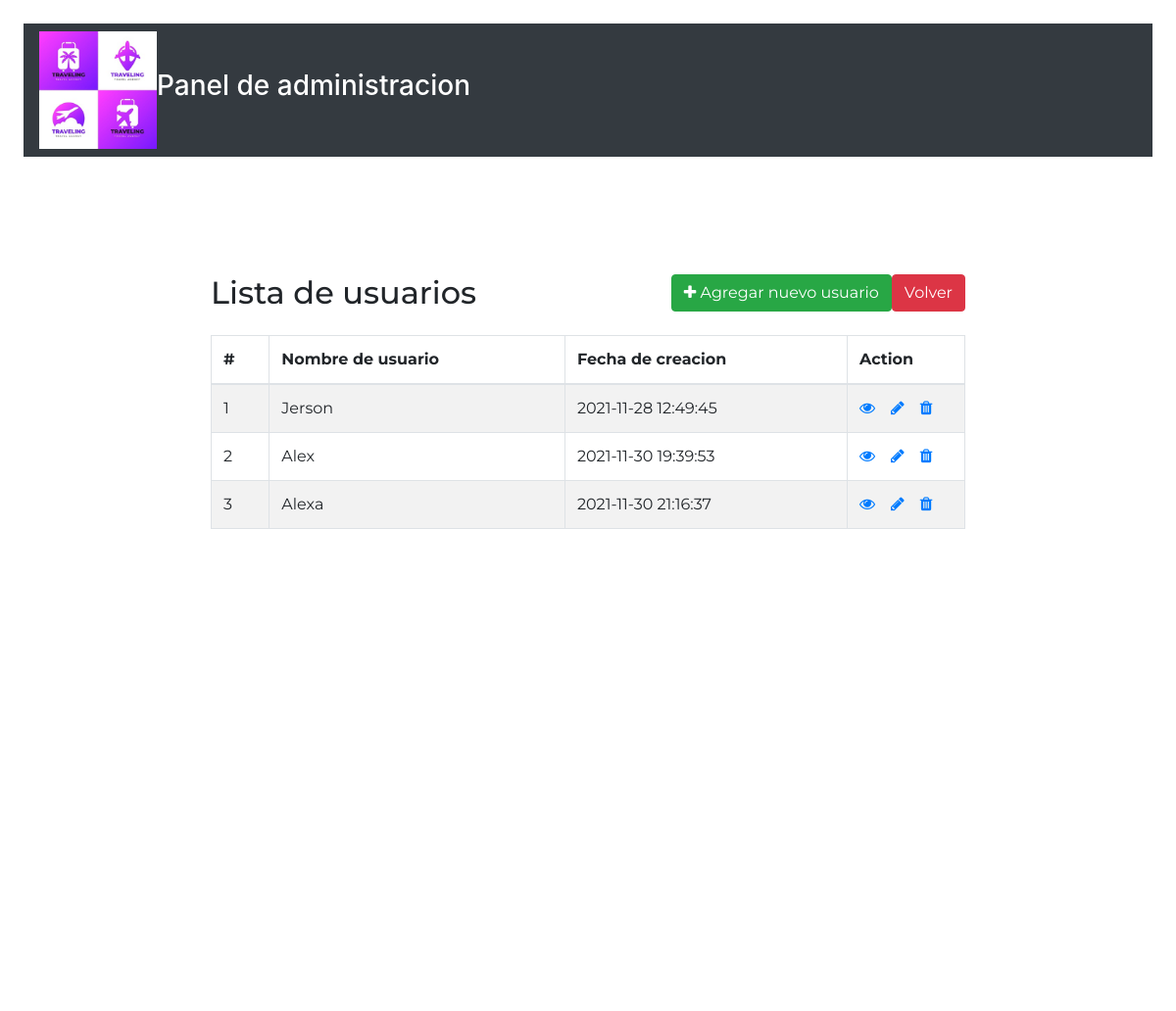
Screenshot of /listaUsers.php with the database file from the repository.
### tables this page shows
CREATE TABLE `users` (
  `id` int(11) NOT NULL,
  `username` varchar(50) NOT NULL,
  `password` varchar(255) NOT NULL,
  `created_at` datetime DEFAULT current_timestamp()
);

### listaUsers.php (the view, shortened to what this page needs)
<!DOCTYPE html>
<html lang="en">
<head>
    <link rel="stylesheet" media="all" href="style.css" />
    <link rel="stylesheet" href="https://stackpath.bootstrapcdn.com/bootstrap/4.5.2/css/bootstrap.min.css">
    <link rel="stylesheet" href="https://maxcdn.bootstrapcdn.com/font-awesome/4.7.0/css/font-awesome.min.css">
</head>
<body>
    <div class="m-4">
        <nav class="navbar navbar-expand-sm navbar-dark bg-dark">
            <img src="images/logo2.jpg" width="120" height="120" alt="Logo" />
            <h1 style="color: white; text-align: justify;font-size: 28px;">Panel de administracion</h1>
    </div>
    <br>
    <br>
    <div class="hero">
        <div class="wrapper">
            <div class="container-fluid">
                <div class="row">
                    <div class="col-md-12">
                        <div class="mt-5 mb-3 clearfix">
                            <h2 class="pull-left">Lista de usuarios</h2>
                            <a href="welcome.php" class="btn btn-danger pull-right"></> Volver</a>
                            <a href="createUsers.php" class="btn btn-success pull-right"><i class="fa fa-plus"></i> Agregar nuevo usuario</a>
                        </div>
                        <?php
                        require_once "config.php";
                        $sql = "SELECT * FROM users";
                        if ($result = $pdo->query($sql)) {
                            if ($result->rowCount() > 0) {
                                echo '<table class="table table-bordered table-striped">';
                                echo "<thead>";
                                echo "<tr>";
                                echo "<th>#</th>";
                                echo "<th>Nombre de usuario</th>";
                                echo "<th>Fecha de creacion</th>";
                                echo "<th>Action</th>";
                                echo "</tr>";
                                echo "</thead>";
                                echo "<tbody>";
                                while ($row = $result->fetch()) {
                                    echo "<tr>";
                                    echo "<td>" . $row['id'] . "</td>";
                                    echo "<td>" . $row['username'] . "</td>";
                                    echo "<td>" . $row['created_at'] . "</td>";
                                    echo "<td>";
                                    echo '<a href="readUsers.php?id=' . $row['id'] . '" class="mr-3" title="View Record" data-toggle="tooltip"><span class="fa fa-eye"></span></a>';
                                    echo '<a href="updateUsers.php?id=' . $row['id'] . '" class="mr-3" title="Update Record" data-toggle="tooltip"><span class="fa fa-pencil"></span></a>';
                                    echo '<a href="deleteUsers.php?id=' . $row['id'] . '" title="Delete Record" data-toggle="tooltip"><span class="fa fa-trash"></span></a>';
                                    echo "</td>";
                                    echo "</tr>";
                                }
                                echo "</tbody>";
                                echo "</table>";
                            } else {
                                echo '<div class="alert alert-danger"><em>No records were found.</em></div>';
                            }
                        } else {
                            echo "Oops! Algo salio mal, intente luego.";
                        }
                        ?>
                    </div>
                </div>
            </div>
        </div>
    </div>
</body>
</html>

### style.css (style rules this page uses)
.hero { background-color: #fff; position: relative; height: 100vh; overflow: hidden; font-family: 'Montserrat', sans-serif; }
* { margin: 0; padding: 0; }

### listaUsers.php (style rules this page uses)
.wrapper { width: 800px; margin: 0 auto; }
table tr td:last-child { width: 120px; }

### rows the page displays
users: id "1", username "Jerson", created_at "2021-11-28 12:49:45"
users: id "2", username "Alex", created_at "2021-11-30 19:39:53"
users: id "3", username "Alexa", created_at "2021-11-30 21:16:37"
